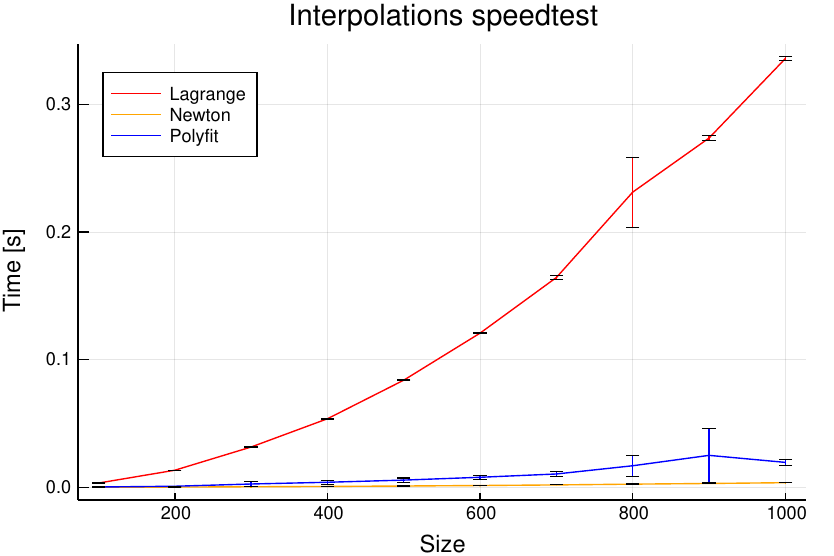

Generate this figure with Julia:
using CSV
using DataFrames
using Statistics
using Plots

df = CSV.read("times_interpolation.csv")
df_lagrange = by(df, [:Size], Time_avg = :Time_lagrange => mean, Time_std = :Time_lagrange => std)
df_newton = by(df, [:Size], Time_avg = :Time_newton => mean, Time_std = :Time_newton => std)
df_poly = by(df, [:Size], Time_avg = :Time_poly => mean, Time_std = :Time_poly => std)

plot(df_lagrange[:Size], 
    df_lagrange[:Time_avg],
    yerr=df_lagrange[:Time_std],
    colour = [:red], 
    xlabel = "Size", 
    ylabel = "Time [s]", 
    label = "Lagrange",
    title = "Interpolations speedtest",
    legend=:topleft)
plot!(df_newton[:Size], 
    df_newton[:Time_avg],
    yerr=df_newton[:Time_std],
    colour = [:orange], 
    label = "Newton")
plot!(df_poly[:Size], 
    df_poly[:Time_avg],
    yerr=df_poly[:Time_std],
    colour = [:blue], 
    label = "Polyfit")

savefig("allanalise.pdf")

